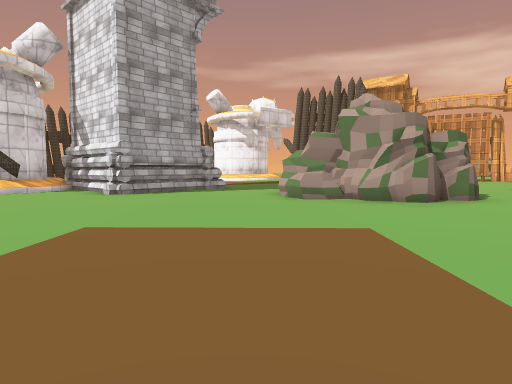
[1] (above)

24 first-person views from a walk through a Unity game level. The camera is 1.3 m above the floor, tilts 4° down and sees 75° across. The floor is counted in squares, 2 m on a side. Each view is taken from the middle of a square. On the plan, view 1 faces up. The plan holds only what a view shows up to about 10 squares ahead; the rest is blank. The place goes on beyond the plan. The player character is not drawn. Some animated figures are not drawn. Some surface patterns are stand-ins.

[2]
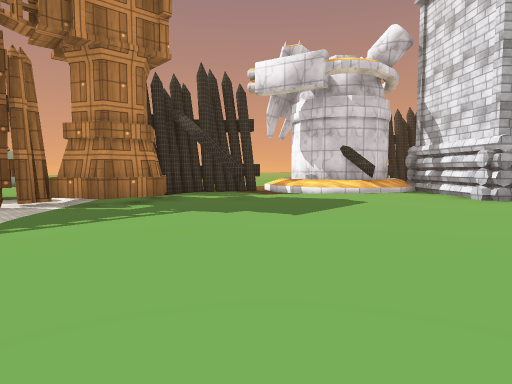

[3]
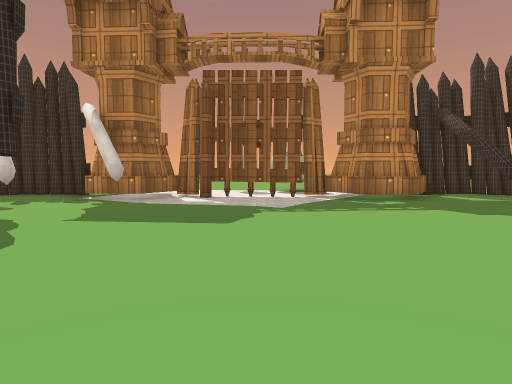

[4]
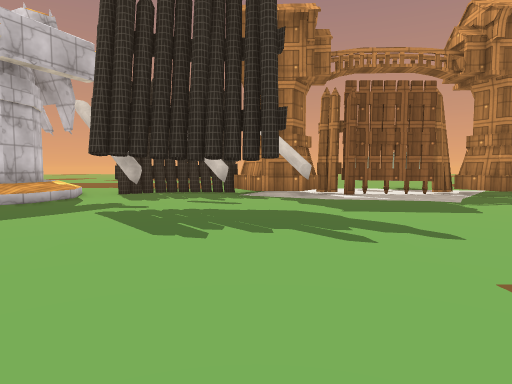

[5]
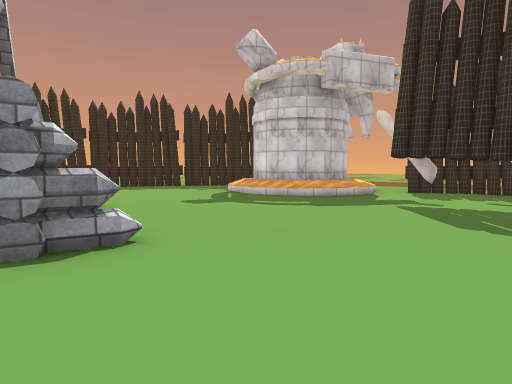

[6]
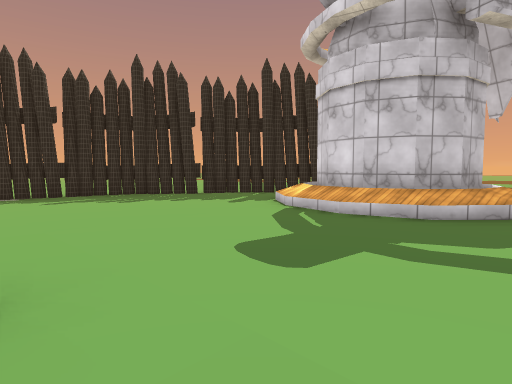

[7]
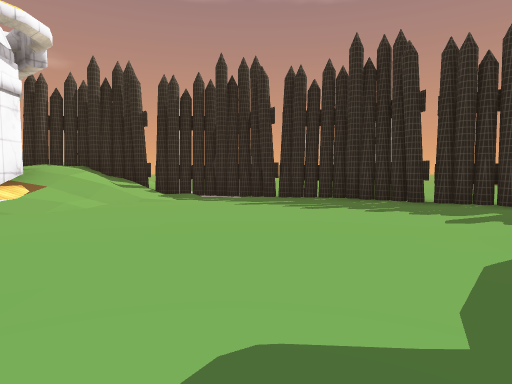

[8]
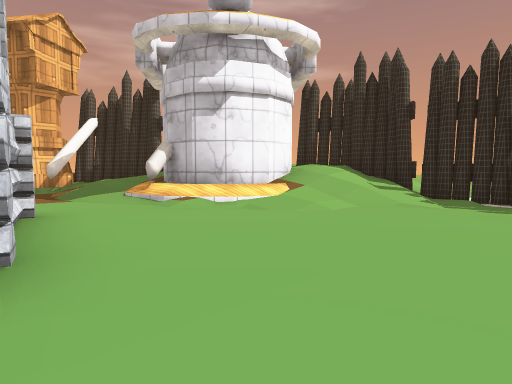

[9]
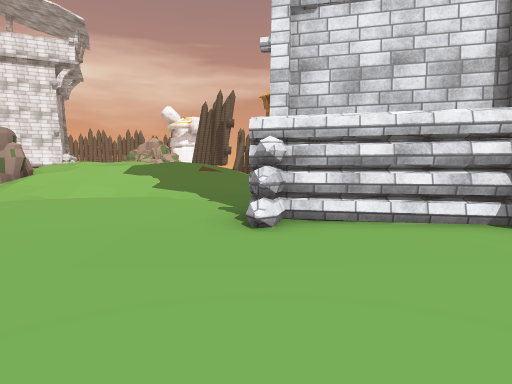

[10]
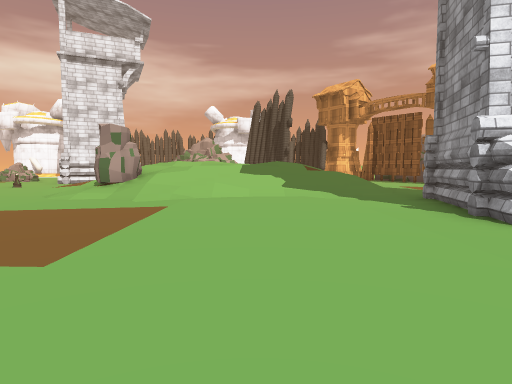

[11]
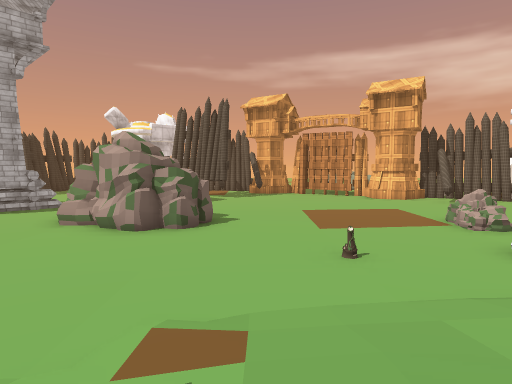

[12]
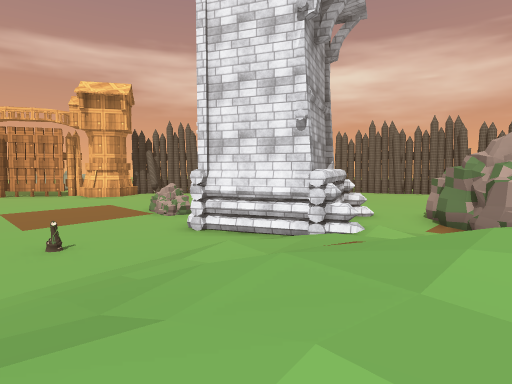

[13]
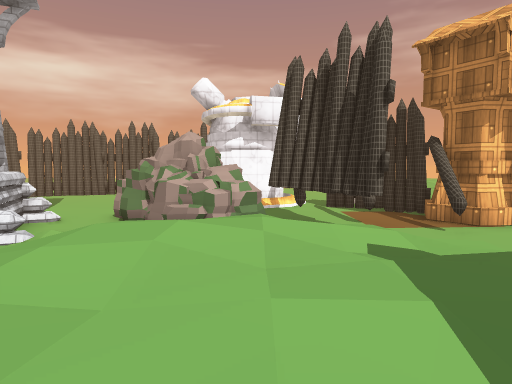

[14]
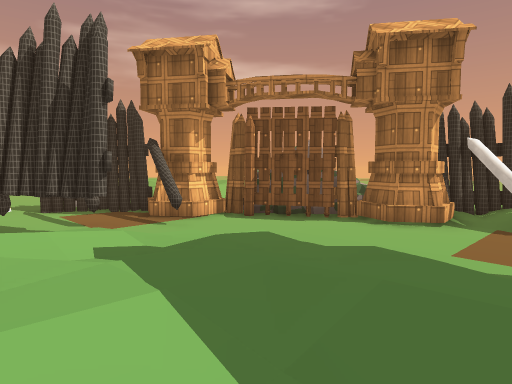

[15]
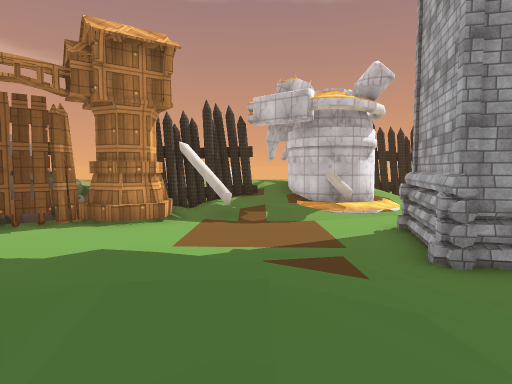

[16]
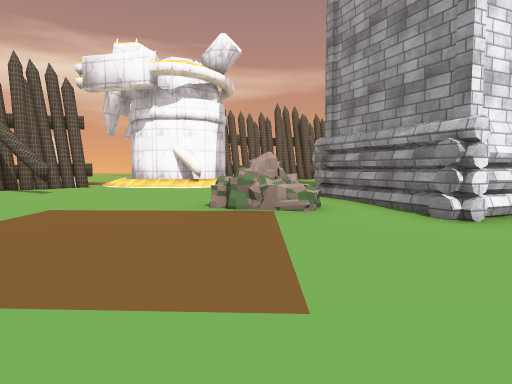

[17]
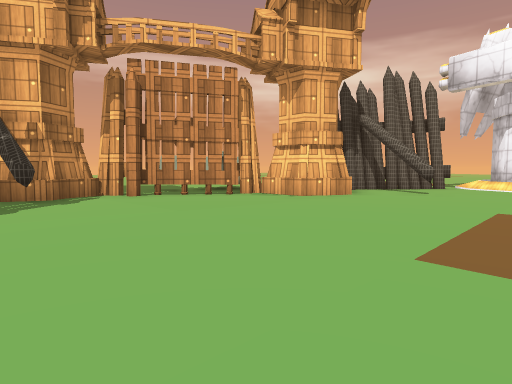

[18]
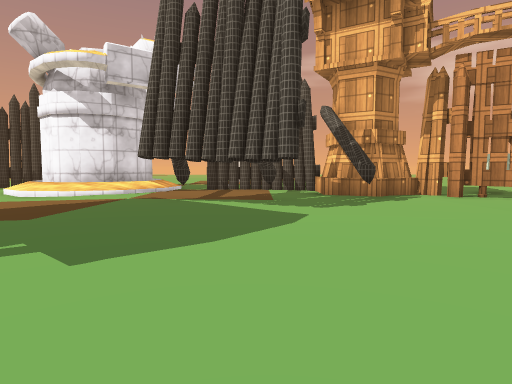

[19]
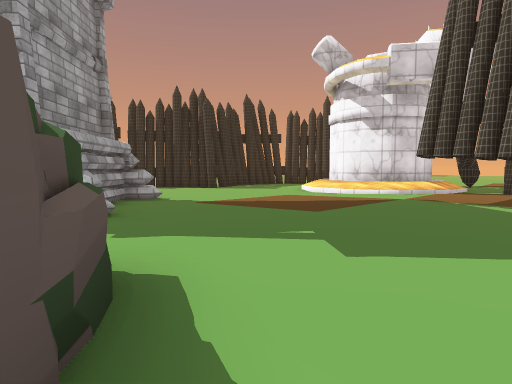

[20]
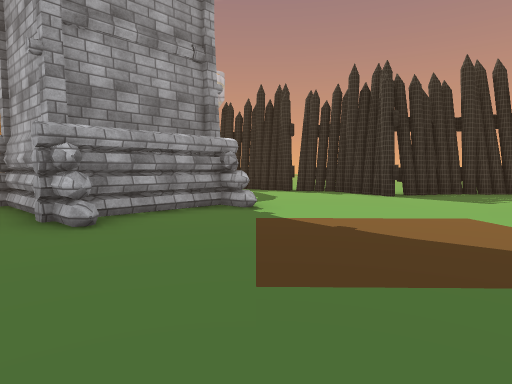

[21]
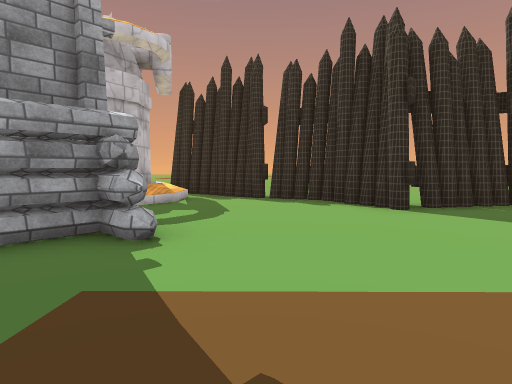

[22]
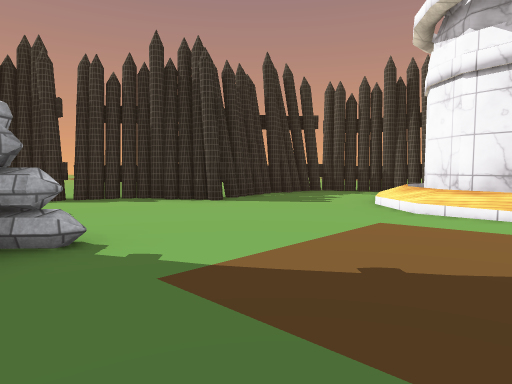

[23]
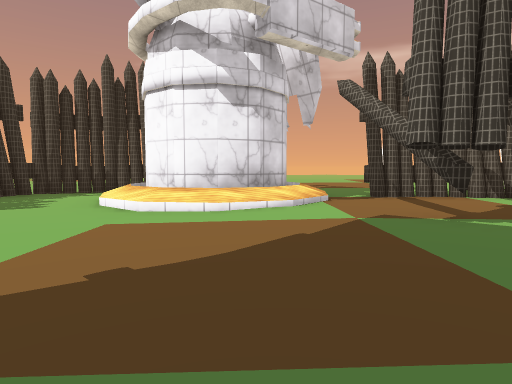

[24]
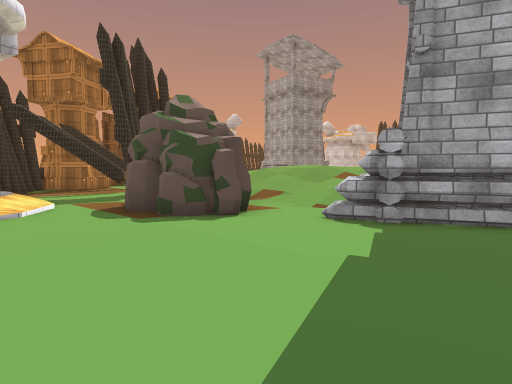

### Floor plan
Key: @ floor where view 1 was taken; # wall or solid block; x gap in a wall; . main floor; : floor 0.25 m higher than the main floor; - floor 0.25 m lower than the main floor; + floor 0.5 m higher than the main floor; * floor 0.75 m higher than the main floor; % floor 1.75 m higher than the main floor; / step, stairs or slope; ^ raised ledge; T tower; R rock; S stump; O other object.
Columns run from 11 left of view 1 to 19 right of it. Each row starts with its distance up from view 1.
 22              ::
 21       ###    ::
 20      # ./   #::
 19      #../####.####
 18     .#../###/...:#  .O
 17     .#...///.....####OO
 16     ##.......###.#::###
 15   .##.......::##.:::::##
 14   ##........::..#::::::####
 13  ##.....T...:::.::::::::::##
 12  #///..TT....:::.:::::::#::#
 11    #  TT#TT...:::..::::::::/#
 10    #^+T  T.....::...::::::/##
  9    ##/.TT... #R......:::::/#
  8    ///..T...#  #.....::::::/
  7  #...........RR#......R
  6  #....................R::
  5  #.#...................TT :::::
  4  ##................S..T  T:::::
  3  ##...................T #T:::::
  2 -#-.............///////T...::::
  1 O#--...........////////T/.#::::
  0 -#---......@.../R// ////..R#::
 -1 -#--..........//R//// ///# R:/
 -2  #--..........//////%/ //#R.:/
 -3  ###..........////////   # ..
 -4  ##-. .........///////    #..
 -5  #-.. .........///////  ##...
 -6  #...#.........///////  ..#..
 -7  #...#.....TT..///  /  .#....#
 -8  #.........TTTT..// /....#####
 -9  .///......T  T..........#
-10   #^#/....TTTT..........##
-11     ^/.......T.........##
-12     #/..............###R O
-13   x /......../////#/###  O
-14   ##........//##//*##
-15    ##......//## //##
-16    .###....//#
-17       ##-.////
-18         #######
-19            ///

Where each view was taken, in squares from view 1:
view 1: 0 up, 0 right, facing up
view 2: 0 up, 2 left, facing up-left
view 3: 0 up, 1 left, facing left
view 4: 4 down, 0 right, facing left
view 5: 4 down, 1 right, facing down-left
view 6: 8 down, 1 left, facing down-left
view 7: 9 down, 3 left, facing down
view 8: 10 down, 3 left, facing down-right
view 9: 7 down, 4 left, facing right
view 10: 4 down, 4 left, facing right
view 11: 1 down, 6 right, facing up
view 12: 2 down, 6 right, facing up-right
view 13: 3 down, 6 right, facing right
view 14: 3 down, 6 right, facing down-right
view 15: 3 down, 6 right, facing down
view 16: 7 up, 6 right, facing right
view 17: 9 up, 5 right, facing up-right
view 18: 9 up, 4 right, facing up
view 19: 9 up, 4 right, facing up-left
view 20: 13 up, 3 right, facing left
view 21: 14 up, 0 right, facing left
view 22: 12 up, 0 right, facing up-left
view 23: 12 up, 0 right, facing up
view 24: 5 up, 19 right, facing down-left
